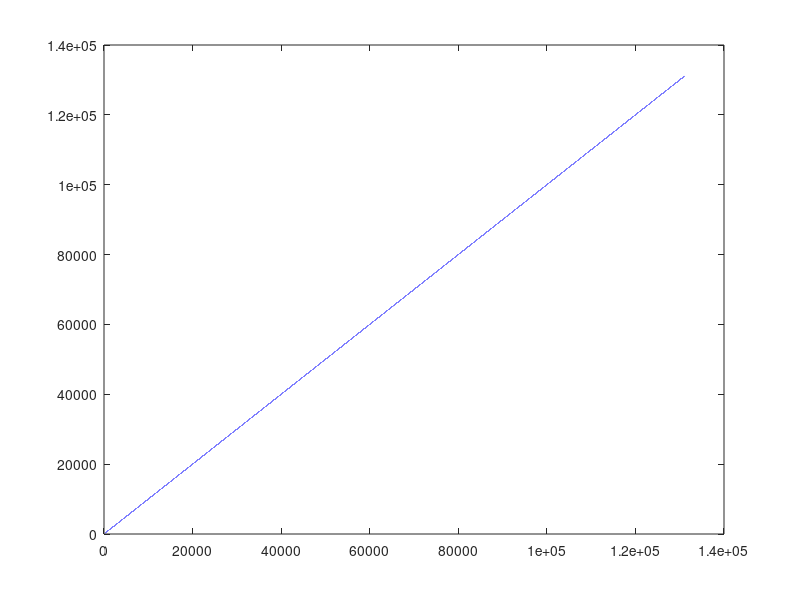
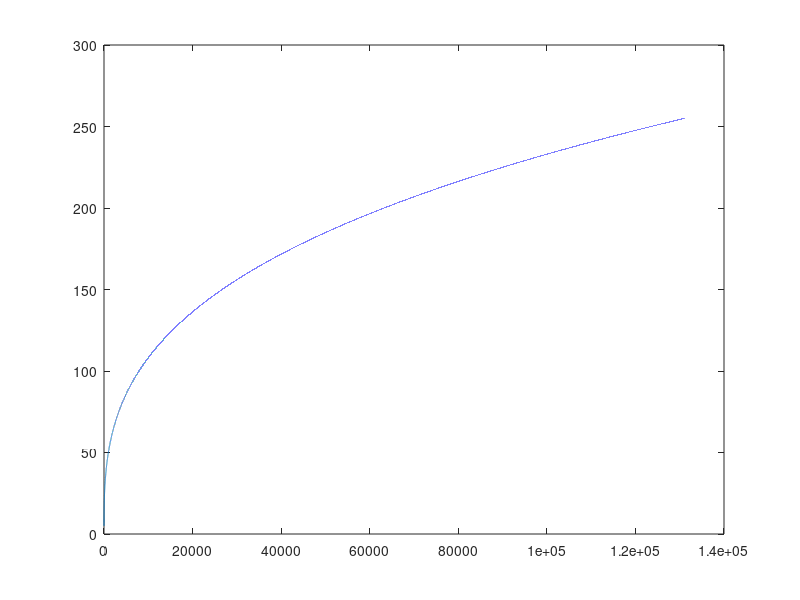

These charts were generated, in order, by the following MATLAB code:
% Linear data
% xAxis = 1:18;
linData = 1:1:131071;
xAxis = 1:length(linData);

fig1 = figure();
plot(xAxis, linData);
% p1 = semilogy(xAxis, linData);

k = 255/((131071).^(1/3));
% k = 255 / (log10(131071));

logData = k * ((linData).^(1/3));
% logData = k * log10(linData);

figure();
plot(xAxis, logData);

linDataT = linData';
logDataT = logData';

togData = zeros(131071,2);
togData(:,1) = linDataT(:);
togData(:,2) = logDataT(:);

for i=0:256
   for j=1:length(logDataT)
       if( logDataT(j) >= i )
           fprintf('Threshold value for output of %d is %d\n', i, j);
           pause;
           break;
       end
   end
end